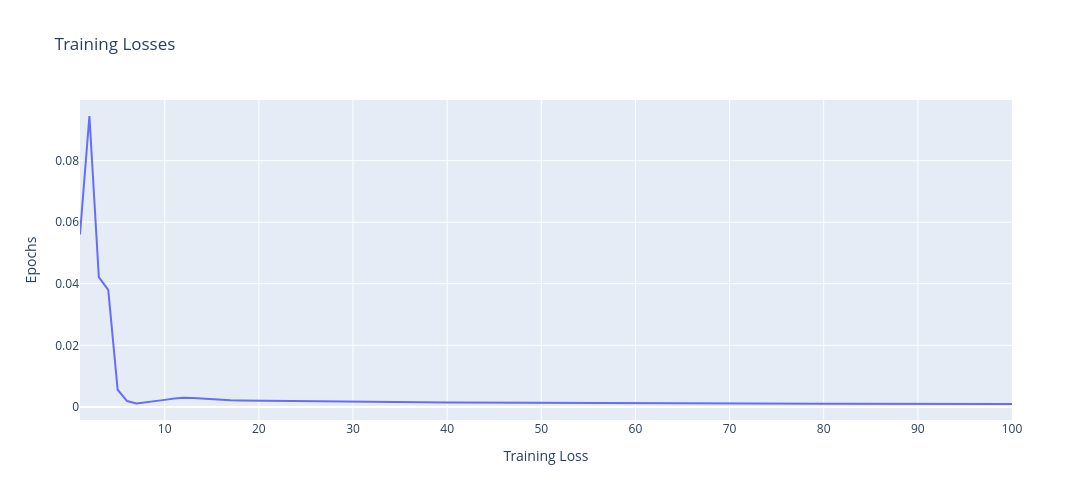

Source (notebook cell):
### Code cell
fig = go.Figure()

fig.add_trace(go.Scatter(
    x=np.arange(1, EPOCHS+1),
    y=train_losses,
    mode='lines'
))

fig.update_layout(
    title='Training Losses',
    xaxis_title='Training Loss',
    yaxis_title='Epochs',
    legend=dict(x=0, y=1),
    width=1400,
    height=500
)

fig.show()
